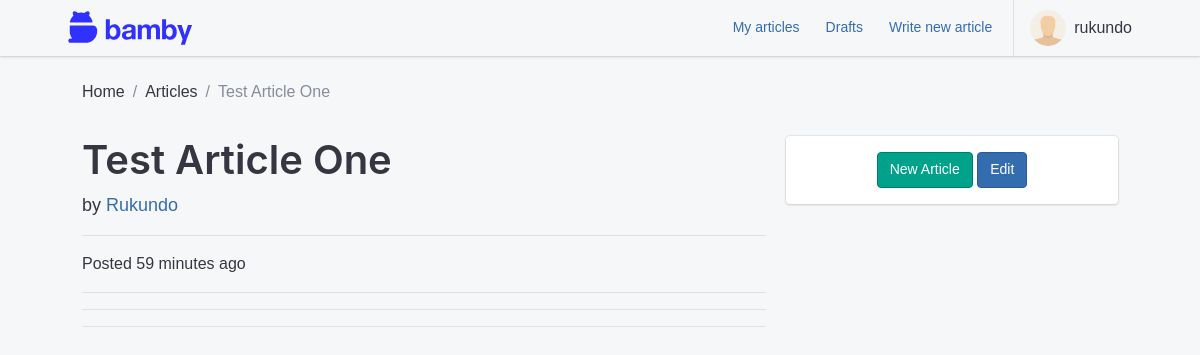
The page /articles/rukundo-test-article-one/ (signed in) on the database its author committed.
### apps/authentication/models.py (models this page shows, shortened)
class Profile(models.Model):
    user = models.OneToOneField(User, on_delete=models.CASCADE, verbose_name=_("user"))
    public_email = models.EmailField(_("public email"), blank=True)
    location = models.CharField(_("location"), max_length=50, blank=True)
    url = models.CharField(_("url"), max_length=50, blank=True)
    class Meta:
        verbose_name = _("profile")
        verbose_name_plural = _("profiles")
        db_table = "auth_profile"
    def get_picture(self):
        no_picture = django_settings.STATIC_URL + "img/user.png"
        try:
            filename = f"{django_settings.MEDIA_ROOT}/profile_pictures/{self.user.username}.jpg"
            picture_url = f"{django_settings.MEDIA_URL}profile_pictures/{self.user.username}.jpg"
            if os.path.isfile(filename):
                return picture_url
            else:
                return no_picture
        except Exception:
            return no_picture
    def get_screen_name(self):
        try:
            if self.user.get_full_name():
                return self.user.get_full_name()
            else:
                return self.user.username
        except Exception:
            return self.user.username

### apps/blog/models.py (models this page shows, shortened)
class Article(models.Model):
    DRAFT = "D"
    PUBLISHED = "P"
    STATUS = ((DRAFT, _("Draft")), (PUBLISHED, _("Published")))
    user = models.ForeignKey(
        settings.AUTH_USER_MODEL,
        null=True,
        related_name="author",
        on_delete=models.SET_NULL,
    )
    timestamp = models.DateTimeField(auto_now_add=True)
    title = models.CharField(max_length=255, null=False, unique=True)
    slug = models.SlugField(max_length=80, null=True, blank=True)
    status = models.CharField(max_length=1, choices=STATUS, default=DRAFT)
    content = MarkdownxField()
    edited = models.BooleanField(default=False)
    objects = ArticleQuerySet.as_manager()
    class Meta:
        verbose_name = _("Article")
        verbose_name_plural = _("Articles")
        ordering = ("-timestamp",)
    def get_markdown(self):
        return markdownify(self.content)

### apps/blog/views.py (the view)
# urls.py: url(r"^(?P<slug>[-\w]+)/$", DetailArticleView.as_view(), name="article"),
class DetailArticleView(LoginRequiredMixin, DetailView):
    model = Article

### paywalled/templates/blog/article_detail.html (shortened to what this page needs)
{% extends 'base.html' %}
{% load static i18n %}
{% load crispy_forms_tags thumbnail humanize %}
{% block content %}
<div class="container">
    <nav aria-label="breadcrumb">
        <ol class="breadcrumb">
            <li class="breadcrumb-item"><a href="/">{% trans 'Home' %}</a></li>
            <li class="breadcrumb-item"><a href="{% url 'articles:list' %}">{% trans 'Articles' %}</a></li>
            <li class="breadcrumb-item active" aria-current="page">{{ article.title|title }}</li>
        </ol>
    </nav>
    <div class="row">
        <div class="col-lg-8">
            <h1 class="mt-4">{{ article.title|title }}</h1>
            <p class="lead">{% trans 'by' %}
                <a href="#">{{ article.user.profile.get_screen_name |title }}</a>
            </p>
            <hr>
            <p>{% trans 'Posted' %} {{ article.timestamp|naturaltime }} </p>
            <hr>
            <hr>
            <hr>
        </div>
        <div class="col-md-4">
            {% if request.user.is_authenticated %}
            <div class="card my-4">
                <div class="card-body text-center">
                    <a class="btn btn-success" href="{% url 'articles:write_new' %}"
                        title="{% trans 'Write a new article' %}">
                        {% trans 'New Article' %}</a>
                    <a class="btn btn-primary" href="{% url 'articles:edit_article' article.id %}"
                        title="{% trans 'Edit this article' %}">
                        {% trans 'Edit' %}</a>
                </div>
            </div>
            {% endif %}
        </div>
    </div>
</div>
{% endblock content %}

### paywalled/templates/includes/header.html (shortened to what this page needs)
{% load static %}
<header class="app-header app-header-light">
  <div class="top-bar container">
    <div class="top-bar-brand">
      <a href="/"><img src="{% static 'images/logo.svg' %}" height="54"></a>
    </div>
    <div class="top-bar-list">
      {% block header-far-right %}
      <div class="top-bar-item top-bar-item-right px-0 d-none d-sm-flex">
        <ul class="header-nav nav">
          {% if user.is_authenticated %}
          <li class="nav-item">
            <a class="btn btn-link" href="{% url 'articles:list' %}">My articles</a>
          </li>
          <li class="nav-item">
            <a class="btn btn-link" href="{% url 'articles:drafts' %}">Drafts</a>
          </li>
          <li class="nav-item">
            <a class="btn btn-link" href="">Write new article</a>
          </li>
          {% endif %}
        </ul>
        {% if user.is_authenticated %}
        <div class="navbar-nav dropdown d-flex">
          <button class="btn-account w-100" type="button" data-toggle="dropdown" aria-haspopup="true"
            aria-expanded="false"><span class="user-avatar user-avatar-md mr-lg-0"><img
                src="{{ user.profile.get_picture }}" alt=""></span> <span
              class="account-summary pl-lg-2 d-none d-lg-block"><span
                class="account-name">{{ user.profile.get_screen_name }}</span>
              </span>
          </button>
        </div>
        {% else %}
        <a class="btn-account btn btn-primary btn-lg" title="Sign up" href="{% url 'signup' %}">Sign up</a>
        <a class="btn-account btn-default btn-lg" title="Log in" href="{% url 'login' %}">Log in</a>
        {% endif %}
      </div>
      {% endblock %}
    </div>
  </div>
</header>

### rows shown on the page
Article: title "Test Article One", user.profile.get_screen_name "Rukundo", timestamp "59 minutes ago"

### other values the page prints
{{ user.profile.get_screen_name }} "rukundo"
